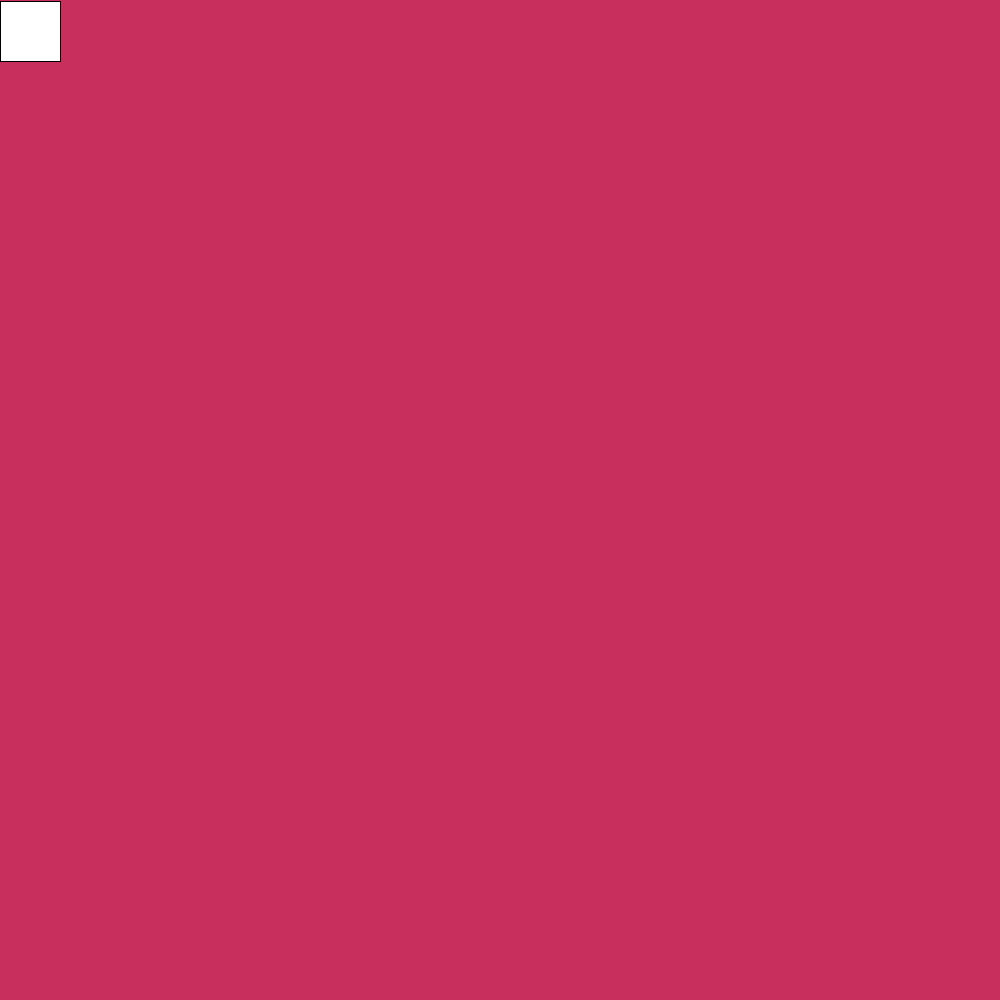
Frame 1 (no input)
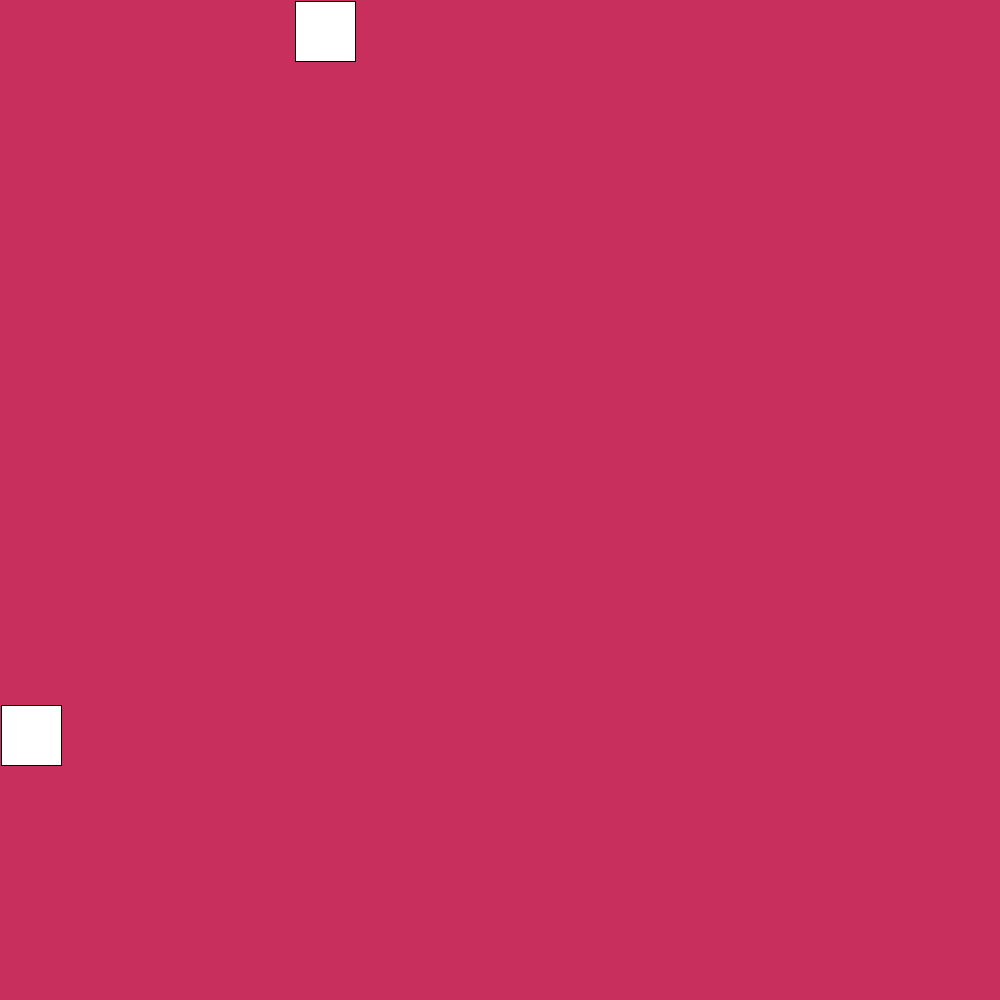
Frame 60 (the mouse pressed at the canvas centre just before this capture)
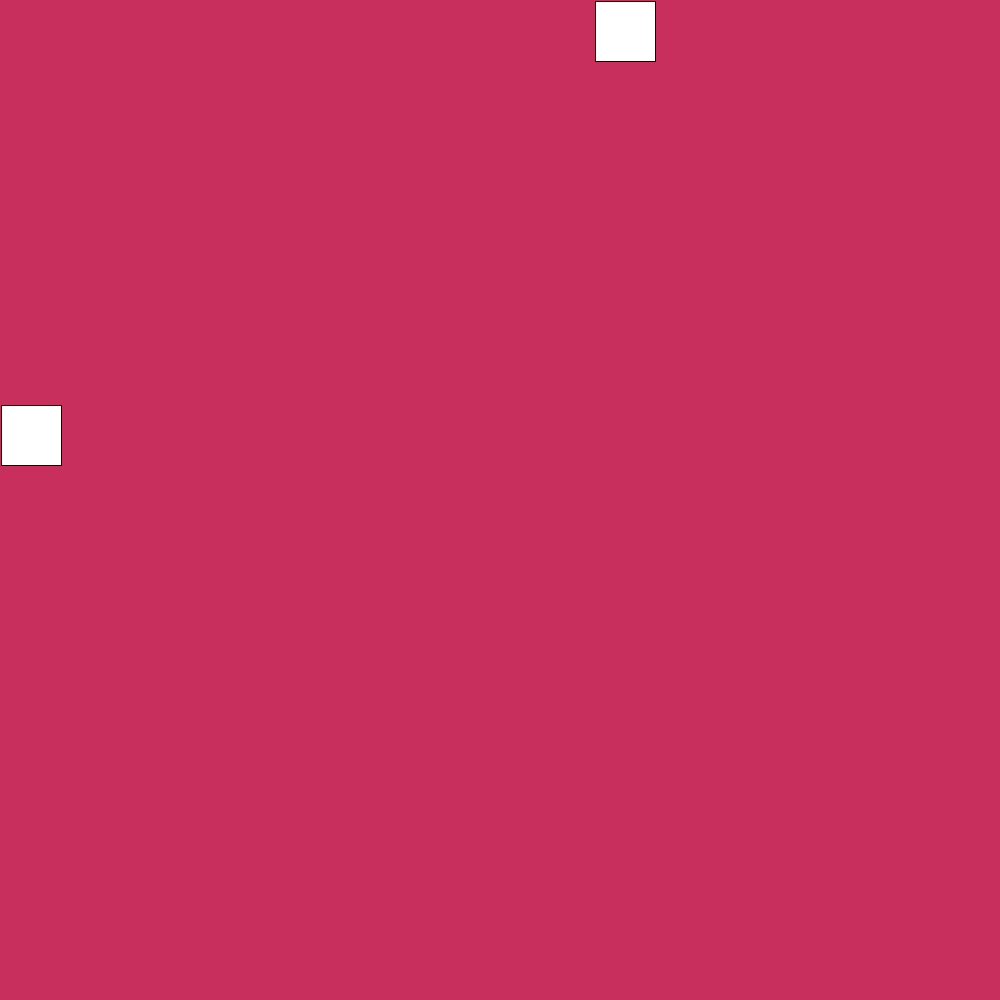
Frame 120 (the mouse held since frame 60 and released just before this capture)

The Processing sketch that drew these frames (run headless with seeded random() and noise(); from frame 60 on, the mouse is pressed at the canvas centre):

// Processing sketch: variables_assignment
// ── variables_assignment.pde
int n = 0 ;
int x = 1000 ;

void setup() {
size(1000,1000);
}

void draw() {
  background(200,47,93);
square(n,1,60);
n = n + 5;

square(1,x,60);
x = x - 5 ;
}
